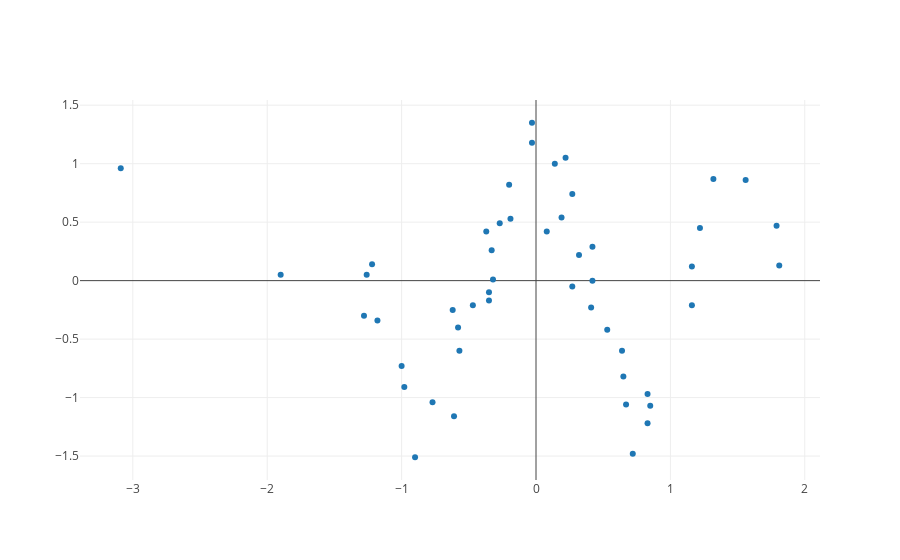

Notebook cell for this chart:
### Markdown cell above
# Диаграмма рассеяния

### Code cell
draw_plot(X_sample,Y_sample)
